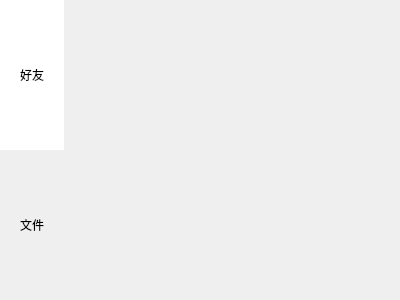
<?xml version="1.0" encoding="UTF-8"?>
<ui version="4.0">
 <class>Index</class>
 <widget class="QWidget" name="Index">
  <property name="geometry">
   <rect>
    <x>0</x>
    <y>0</y>
    <width>400</width>
    <height>300</height>
   </rect>
  </property>
  <property name="windowTitle">
   <string>Form</string>
  </property>
  <layout class="QHBoxLayout" name="horizontalLayout">
   <property name="spacing">
    <number>0</number>
   </property>
   <property name="leftMargin">
    <number>0</number>
   </property>
   <property name="topMargin">
    <number>0</number>
   </property>
   <property name="rightMargin">
    <number>0</number>
   </property>
   <property name="bottomMargin">
    <number>0</number>
   </property>
   <item>
    <layout class="QVBoxLayout" name="verticalLayout">
     <property name="spacing">
      <number>0</number>
     </property>
     <item>
      <widget class="QPushButton" name="Friend_PB">
       <property name="sizePolicy">
        <sizepolicy hsizetype="Minimum" vsizetype="Expanding">
         <horstretch>0</horstretch>
         <verstretch>0</verstretch>
        </sizepolicy>
       </property>
       <property name="styleSheet">
        <string notr="true">border:none;background-color:rgb(255, 255, 255);padding:20px;</string>
       </property>
       <property name="text">
        <string>好友</string>
       </property>
      </widget>
     </item>
     <item>
      <widget class="QPushButton" name="File_PB">
       <property name="sizePolicy">
        <sizepolicy hsizetype="Minimum" vsizetype="Expanding">
         <horstretch>0</horstretch>
         <verstretch>0</verstretch>
        </sizepolicy>
       </property>
       <property name="styleSheet">
        <string notr="true">border:none;padding:20px;</string>
       </property>
       <property name="text">
        <string>文件</string>
       </property>
      </widget>
     </item>
    </layout>
   </item>
   <item>
    <widget class="QStackedWidget" name="stackedWidget">
     <widget class="Friend" name="friendPage"/>
     <widget class="File" name="filePage"/>
    </widget>
   </item>
  </layout>
 </widget>
 <customwidgets>
  <customwidget>
   <class>Friend</class>
   <extends>QWidget</extends>
   <header location="global">friend.h</header>
   <container>1</container>
  </customwidget>
  <customwidget>
   <class>File</class>
   <extends>QWidget</extends>
   <header location="global">file.h</header>
   <container>1</container>
  </customwidget>
 </customwidgets>
 <resources/>
 <connections/>
</ui>
